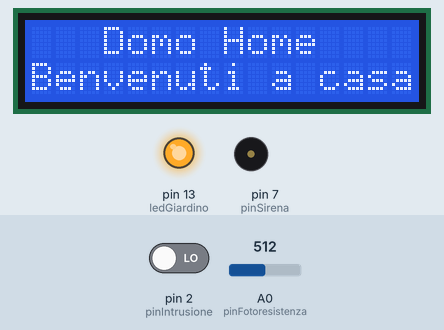
This sketch was run on a simulated Arduino Uno, built with avr-gcc and run on an emulated ATmega328P. Shown: 16×2 character LCD, output pins drawn as LEDs (lit = HIGH), buzzer (waves = sounding). The test bench sets the inputs (shaded band); at power-on: pin 2 (pinIntrusione) LOW, A0 (pinFotoresistenza) = 512. Pins used as bus, display or sensor lines are not drawn.

Above: at 1.2 s.
1.3 s: pin 2 (pinIntrusione) driven HIGH
At 1.48 s:
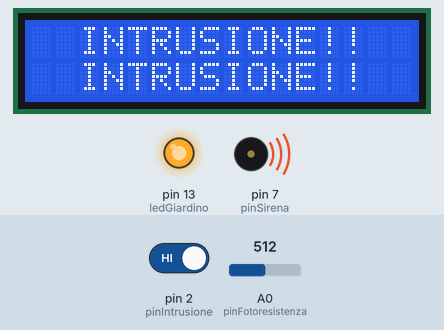
3.8 s: A0 (pinFotoresistenza) set to 538
5.6 s: A0 (pinFotoresistenza) set to 560
At 6.44 s:
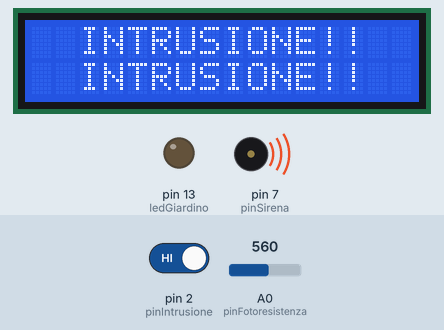
8.1 s: pin 2 (pinIntrusione) driven LOW
At 10.7 s:
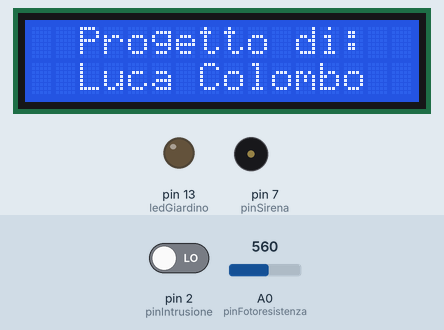
11.1 s: A0 (pinFotoresistenza) set to 540
At 11.4 s:
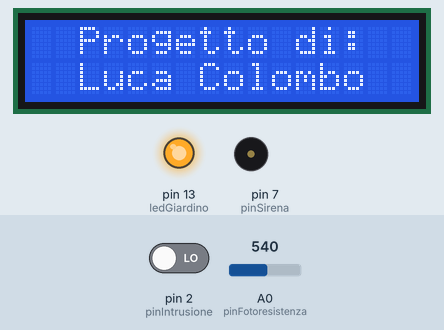
12.6 s: A0 (pinFotoresistenza) set to 716
At 13.7 s:
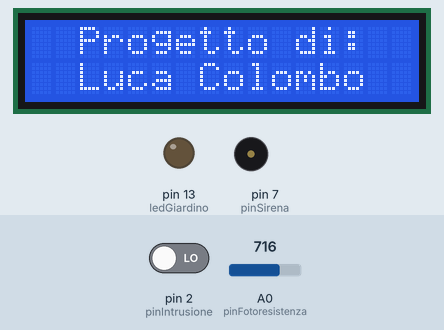
Timing chart, 0 to 15.1 s (numbered marks = the images above; inputs shaded):
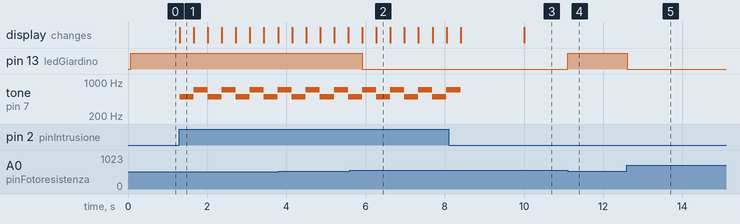

Measured:
- the behaviour switches between 549 and 550 on A0 (pinFotoresistenza) (found by bisection; images 1 and 2)
- after the input at 1.3 s, tone on pin 7 (pinSirena): alternates 700 Hz for 0.35 s and 500 Hz for 0.35 s, starting at once; the display: changes at once (image 1)
- after the input at 5.6 s, pin 13 (ledGiardino): HIGH → LOW after 0.31 s
- after the input at 8.1 s, the display: first changes after 0.30 s (image 3 shows a later state)
- after the input at 11.1 s, pin 13 (ledGiardino): LOW → HIGH at once
- after the input at 12.6 s, pin 13 (ledGiardino): HIGH → LOW at once

The sketch:

Domo_Home_Arduino_Uno.ino
```cpp
#include<LiquidCrystal.h>
LiquidCrystal lcd(12,11,6,5,4,3);

int valoreFotoresistenza=0;
const int pinFotoresistenza=A0;
const int valoreMin=550;        //valore oltre il quale si accende il led
int intervallo=0;               //intervallo di tempo per le scritte schermo LCD
int intervallo2=0;              //intervallo per sirena allarme
int suono[2]={500,700};         //frequenza suoni per sirena allarme
bool on=true,on2=true;          //inversione scritta e suoni
bool attivo=false;

int pinIntrusione=2, pinSirena=7, pinContrasto=10,ledGiardino=13;

void setup() {
  lcd.begin(16,2);             //16 caratteri, 2 righe
  pinMode(pinContrasto,OUTPUT);
  pinMode(ledGiardino,OUTPUT);
  analogWrite(pinContrasto,60);
  noTone(pinSirena);
  attachInterrupt(digitalPinToInterrupt(pinIntrusione), interruptAllarme, CHANGE);
}

void loop()
{
  if(!attivo)
  {
    if((millis()/10000>intervallo))
    {
      intervallo++;
      on=!on;
    }
    if(on)
    {
      lcd.setCursor(0,0);
      lcd.print("   Domo Home   ");
      lcd.setCursor(0,1);
      lcd.print("Benvenuti a casa");
      noTone(pinSirena);
    }
    else
    {
      noTone(pinSirena);
      lcd.setCursor(0,0);
      lcd.print("  Progetto di:  ");
      lcd.setCursor(0,1);
      lcd.print("  Luca Colombo  ");
    }
  }
  else
  {
    if(on2)
    {
      tone(pinSirena,suono[0]);
      lcd.setCursor(0,0);
      lcd.print("  INTRUSIONE!!  ");
      lcd.setCursor(0,1);
      lcd.print("  INTRUSIONE!!  ");
    }
    else
    {
      tone(pinSirena,suono[1]);
      lcd.setCursor(0,0);
      lcd.print("                ");
      lcd.setCursor(0,1);
      lcd.print("                ");
    }

    if(millis()/350>intervallo2)
    {
      intervallo2++;
      on2=!on2;
    }
    delay(350);
  }
  fotoresistenza();
}

void fotoresistenza()
{
  valoreFotoresistenza=analogRead(pinFotoresistenza);
  if(valoreFotoresistenza<valoreMin)
  {
    digitalWrite(ledGiardino,HIGH);
  }
  else
  {
    digitalWrite(ledGiardino,LOW);
  }
}

void interruptAllarme()
{
  if(digitalRead(pinIntrusione)==HIGH)
    attivo=true;
  else
    attivo=false;
}
```
